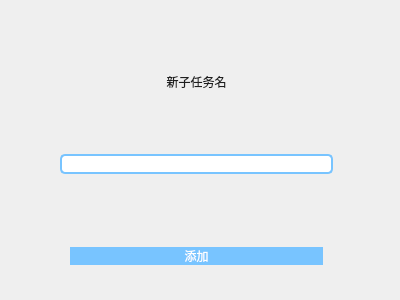
<?xml version="1.0" encoding="UTF-8"?>
<ui version="4.0">
 <class>add_subtask</class>
 <widget class="QDialog" name="add_subtask">
  <property name="geometry">
   <rect>
    <x>0</x>
    <y>0</y>
    <width>400</width>
    <height>300</height>
   </rect>
  </property>
  <property name="windowTitle">
   <string>Dialog</string>
  </property>
  <widget class="QWidget" name="verticalLayoutWidget">
   <property name="geometry">
    <rect>
     <x>10</x>
     <y>10</y>
     <width>373</width>
     <height>261</height>
    </rect>
   </property>
   <layout class="QVBoxLayout" name="verticalLayout" stretch="2,2,1,2">
    <property name="sizeConstraint">
     <enum>QLayout::SetNoConstraint</enum>
    </property>
    <property name="leftMargin">
     <number>10</number>
    </property>
    <property name="topMargin">
     <number>5</number>
    </property>
    <property name="rightMargin">
     <number>10</number>
    </property>
    <property name="bottomMargin">
     <number>5</number>
    </property>
    <item>
     <widget class="QLabel" name="label">
      <property name="styleSheet">
       <string notr="true">font: 20 14pt '微软雅黑 Light';
color: rgb(31,31,31);</string>
      </property>
      <property name="text">
       <string>新子任务名</string>
      </property>
      <property name="alignment">
       <set>Qt::AlignCenter</set>
      </property>
     </widget>
    </item>
    <item>
     <layout class="QHBoxLayout" name="horizontalLayout" stretch="0,3,0">
      <property name="sizeConstraint">
       <enum>QLayout::SetNoConstraint</enum>
      </property>
      <item>
       <spacer name="horizontalSpacer">
        <property name="orientation">
         <enum>Qt::Horizontal</enum>
        </property>
        <property name="sizeHint" stdset="0">
         <size>
          <width>40</width>
          <height>20</height>
         </size>
        </property>
       </spacer>
      </item>
      <item>
       <widget class="QLineEdit" name="input_subtask_name">
        <property name="styleSheet">
         <string notr="true">font: 25 13pt '微软雅黑 Light';
color: rgb(31,31,31);
padding-left:20px;
border:2px solid rgb(120,196,255);
border-radius:5px;</string>
        </property>
       </widget>
      </item>
      <item>
       <spacer name="horizontalSpacer_5">
        <property name="orientation">
         <enum>Qt::Horizontal</enum>
        </property>
        <property name="sizeHint" stdset="0">
         <size>
          <width>40</width>
          <height>20</height>
         </size>
        </property>
       </spacer>
      </item>
     </layout>
    </item>
    <item>
     <spacer name="verticalSpacer">
      <property name="orientation">
       <enum>Qt::Vertical</enum>
      </property>
      <property name="sizeHint" stdset="0">
       <size>
        <width>20</width>
        <height>35</height>
       </size>
      </property>
     </spacer>
    </item>
    <item>
     <layout class="QHBoxLayout" name="horizontalLayout_2" stretch="1,5,1">
      <property name="sizeConstraint">
       <enum>QLayout::SetNoConstraint</enum>
      </property>
      <item>
       <spacer name="horizontalSpacer_3">
        <property name="orientation">
         <enum>Qt::Horizontal</enum>
        </property>
        <property name="sizeHint" stdset="0">
         <size>
          <width>40</width>
          <height>20</height>
         </size>
        </property>
       </spacer>
      </item>
      <item>
       <widget class="QPushButton" name="btn_create">
        <property name="styleSheet">
         <string notr="true">QPushButton{
font: 25 14pt '微软雅黑 Light';
color: rgb(255,255,255);
background-color: rgb(120,196,255);
border: none;border-radius:15px;
}QPushButton:hover{
background-color: rgb(22,218,208);
}
QPushButton:pressed{
background-color: rgb(17,171,164);
}</string>
        </property>
        <property name="text">
         <string>添加</string>
        </property>
       </widget>
      </item>
      <item>
       <spacer name="horizontalSpacer_4">
        <property name="orientation">
         <enum>Qt::Horizontal</enum>
        </property>
        <property name="sizeHint" stdset="0">
         <size>
          <width>40</width>
          <height>20</height>
         </size>
        </property>
       </spacer>
      </item>
     </layout>
    </item>
   </layout>
  </widget>
 </widget>
 <resources/>
 <connections/>
</ui>
